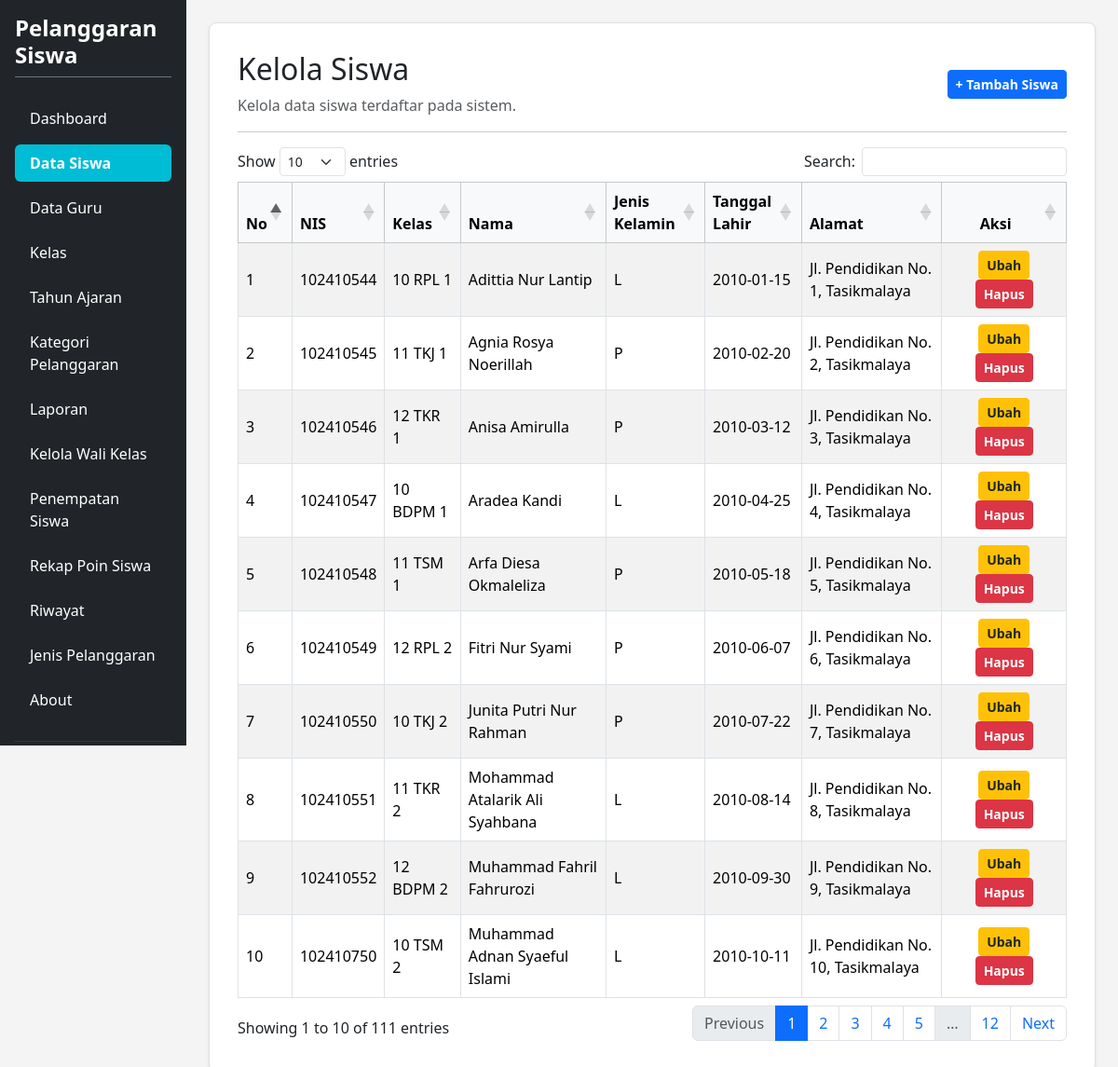
The page /kelola_siswa.php (signed in) on the database its author committed.
### tables this page shows
CREATE TABLE `t_siswa` (
  `id` int(11) NOT NULL,
  `nis` varchar(30) NOT NULL,
  `nisn` varchar(20) NOT NULL,
  `nama` varchar(150) NOT NULL,
  `jenis_kelamin` char(1) NOT NULL,
  `tanggal_lahir` date NOT NULL,
  `alamat` text NOT NULL,
  `status_aktif` tinyint(1) NOT NULL,
  `created_at` timestamp NOT NULL DEFAULT current_timestamp(),
  `updated_at` timestamp NOT NULL DEFAULT current_timestamp()
);

CREATE TABLE `t_kelas` (
  `id` int(11) NOT NULL,
  `nama` varchar(100) NOT NULL,
  `tingkat` varchar(20) NOT NULL,
  `jurusan` varchar(100) NOT NULL,
  `status_aktif` tinyint(1) NOT NULL,
  `created_at` timestamp NULL DEFAULT current_timestamp(),
  `updated_at` timestamp NULL DEFAULT current_timestamp()
);

### kelola_siswa.php (the view, shortened to what this page needs)
<?php
require_once 'config.php';
$title = 'Kelola Siswa';
$db_pdo = $pdo ?? ($conn instanceof PDO ? $conn : null);
?>
<!DOCTYPE html>
<html lang="id">
<head>
    <link href="https://cdn.jsdelivr.net/npm/bootstrap@5.3.8/dist/css/bootstrap.min.css" rel="stylesheet">
    <link href="https://cdn.datatables.net/1.13.8/css/dataTables.bootstrap5.min.css" rel="stylesheet">
</head>
<body>
<div class="container-fluid d-flex p-0" style="min-height: 100vh;">
    <div class="row flex-grow-1 g-0 w-100">
        <?php include "layout/sidebar.php"; ?>
        <main class="col-md-9 col-lg-10 p-4">
            <div class="content-card shadow-sm">
                <div class="d-flex justify-content-between align-items-center mb-3">
                    <div>
                        <h2><?= htmlspecialchars($title) ?></h2>
                        <p class="text-muted mb-0">Kelola data siswa terdaftar pada sistem.</p>
                    </div>
                    <a href="tambah_siswa.php" class="btn btn-primary btn-sm fw-semibold">+ Tambah Siswa</a>
                </div>
                <hr>
                <div class="table-responsive">
                    <table id="tableSiswa" class="table table-bordered table-striped align-middle w-100">
                        <thead class="table-light">
                            <tr>
                                <th width="5%">No</th>
                                <th>NIS</th>
                                <th>Kelas</th>
                                <th>Nama</th>
                                <th>Jenis Kelamin</th>
                                <th>Tanggal Lahir</th>
                                <th>Alamat</th>
                                <th width="15%" class="text-center">Aksi</th>
                            </tr>
                        </thead>
                        <tbody>
                            <?php
                            if ($db_pdo) {
                                try {
                                    $sql = "SELECT s.*, k.nama AS nama_kelas
                                            FROM t_siswa s
                                            LEFT JOIN t_kelas_siswa ks ON s.id = ks.siswa_id AND ks.status_aktif = 1
                                            LEFT JOIN t_kelas k ON ks.kelas_id = k.id
                                            ORDER BY s.id ASC";
                                    $rows = $db_pdo->query($sql)->fetchAll(PDO::FETCH_ASSOC);
                                    if (count($rows) > 0) {
                                        foreach ($rows as $i => $r) {
                                            ?>
                                            <tr>
                                                <td><?= $i + 1 ?></td>
                                                <td><?= htmlspecialchars($r['nis']) ?></td>
                                                <td><?= htmlspecialchars($r['nama_kelas'] ?? '-') ?></td>
                                                <td><?= htmlspecialchars($r['nama']) ?></td>
                                                <td><?= htmlspecialchars($r['jenis_kelamin']) ?></td>
                                                <td><?= htmlspecialchars($r['tanggal_lahir']) ?></td>
                                                <td><?= htmlspecialchars($r['alamat']) ?></td>
                                                <td class="text-center">
                                                    <a href="edit_siswa.php?id=<?= $r['id'] ?>" class="btn btn-warning btn-sm text-dark px-2 fw-semibold">Ubah</a>
                                                    <a href="hapus_siswa.php?id=<?= $r['id'] ?>" class="btn btn-danger btn-sm text-white px-2 fw-semibold" onclick="return confirm('Yakin ingin menghapus data ini?')">Hapus</a>
                                                </td>
                                            </tr>
                                            <?php
                                        }
                                    } else {
                                        echo '<tr><td colspan="8" class="text-center text-muted py-4">Belum ada data siswa di dalam database.</td></tr>';
                                    }
                                } catch (Exception $e) {
                                    echo '<tr><td colspan="8" class="text-center text-danger py-4">Error memuat data: ' . htmlspecialchars($e->getMessage()) . '</td></tr>';
                                }
                            } else {
                                echo '<tr><td colspan="8" class="text-center text-danger py-4">Koneksi database belum terhubung dengan benar.</td></tr>';
                            }
                            ?>
                        </tbody>
                    </table>
                </div>
            </div>
        </main>
    </div>
</div>
</body>
</html>

### kelola_siswa.php (style rules this page uses)
body { background-color: #f4f4f4; overflow-x: hidden; margin: 0; }
.content-card { background-color: #ffffff; border: 1px solid #e0e0e0; border-radius: 8px; padding: 30px; box-shadow: 0 2px 5px rgba(0,0,0,0.05); }

### rows shown on the page
t_siswa: nis "102410544", t_kelas.nama "10 RPL 1", nama "Adittia Nur Lantip", jenis_kelamin "L", tanggal_lahir "2010-01-15", alamat "Jl. Pendidikan No. 1, Tasikmalaya"
t_siswa: nis "102410545", t_kelas.nama "11 TKJ 1", nama "Agnia Rosya Noerillah", jenis_kelamin "P", tanggal_lahir "2010-02-20", alamat "Jl. Pendidikan No. 2, Tasikmalaya"
t_siswa: nis "102410546", t_kelas.nama "12 TKR 1", nama "Anisa Amirulla", jenis_kelamin "P", tanggal_lahir "2010-03-12", alamat "Jl. Pendidikan No. 3, Tasikmalaya"
t_siswa: nis "102410547", t_kelas.nama "10 BDPM 1", nama "Aradea Kandi", jenis_kelamin "L", tanggal_lahir "2010-04-25", alamat "Jl. Pendidikan No. 4, Tasikmalaya"
t_siswa: nis "102410548", t_kelas.nama "11 TSM 1", nama "Arfa Diesa Okmaleliza", jenis_kelamin "P", tanggal_lahir "2010-05-18", alamat "Jl. Pendidikan No. 5, Tasikmalaya"
t_siswa: nis "102410549", t_kelas.nama "12 RPL 2", nama "Fitri Nur Syami", jenis_kelamin "P", tanggal_lahir "2010-06-07", alamat "Jl. Pendidikan No. 6, Tasikmalaya"
t_siswa: nis "102410550", t_kelas.nama "10 TKJ 2", nama "Junita Putri Nur Rahman", jenis_kelamin "P", tanggal_lahir "2010-07-22", alamat "Jl. Pendidikan No. 7, Tasikmalaya"
t_siswa: nis "102410551", t_kelas.nama "11 TKR 2", nama "Mohammad Atalarik Ali Syahbana", jenis_kelamin "L", tanggal_lahir "2010-08-14", alamat "Jl. Pendidikan No. 8, Tasikmalaya"
t_siswa: nis "102410552", t_kelas.nama "12 BDPM 2", nama "Muhammad Fahril Fahrurozi", jenis_kelamin "L", tanggal_lahir "2010-09-30", alamat "Jl. Pendidikan No. 9, Tasikmalaya"
t_siswa: nis "102410750", t_kelas.nama "10 TSM 2", nama "Muhammad Adnan Syaeful Islami", jenis_kelamin "L", tanggal_lahir "2010-10-11", alamat "Jl. Pendidikan No. 10, Tasikmalaya"

### other values the page prints
$title "Kelola Siswa"
